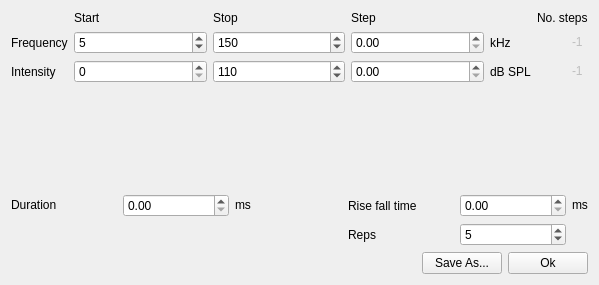
<?xml version="1.0" encoding="UTF-8"?>
<ui version="4.0">
 <class>TuningCurveEditor</class>
 <widget class="QWidget" name="TuningCurveEditor">
  <property name="geometry">
   <rect>
    <x>0</x>
    <y>0</y>
    <width>599</width>
    <height>285</height>
   </rect>
  </property>
  <property name="windowTitle">
   <string>Form</string>
  </property>
  <layout class="QVBoxLayout" name="verticalLayout">
   <item>
    <layout class="QGridLayout" name="gridLayout_2">
     <item row="2" column="2">
      <widget class="QSpinBox" name="dbStopSpnbx">
       <property name="maximum">
        <number>120</number>
       </property>
       <property name="value">
        <number>110</number>
       </property>
      </widget>
     </item>
     <item row="1" column="2">
      <widget class="QSpinBox" name="freqStopSpnbx">
       <property name="maximum">
        <number>200</number>
       </property>
       <property name="value">
        <number>150</number>
       </property>
      </widget>
     </item>
     <item row="2" column="4">
      <widget class="QLabel" name="label_21">
       <property name="sizePolicy">
        <sizepolicy hsizetype="Fixed" vsizetype="Preferred">
         <horstretch>0</horstretch>
         <verstretch>0</verstretch>
        </sizepolicy>
       </property>
       <property name="text">
        <string>dB SPL</string>
       </property>
      </widget>
     </item>
     <item row="1" column="4">
      <widget class="QLabel" name="funit_lbl_0">
       <property name="sizePolicy">
        <sizepolicy hsizetype="Fixed" vsizetype="Preferred">
         <horstretch>0</horstretch>
         <verstretch>0</verstretch>
        </sizepolicy>
       </property>
       <property name="text">
        <string>kHz</string>
       </property>
      </widget>
     </item>
     <item row="1" column="1">
      <widget class="QSpinBox" name="freqStartSpnbx">
       <property name="maximum">
        <number>200</number>
       </property>
       <property name="singleStep">
        <number>5</number>
       </property>
       <property name="value">
        <number>5</number>
       </property>
      </widget>
     </item>
     <item row="2" column="1">
      <widget class="QSpinBox" name="dbStartSpnbx">
       <property name="maximum">
        <number>150</number>
       </property>
       <property name="singleStep">
        <number>5</number>
       </property>
       <property name="value">
        <number>0</number>
       </property>
      </widget>
     </item>
     <item row="1" column="0">
      <widget class="QLabel" name="label_25">
       <property name="sizePolicy">
        <sizepolicy hsizetype="Fixed" vsizetype="Preferred">
         <horstretch>0</horstretch>
         <verstretch>0</verstretch>
        </sizepolicy>
       </property>
       <property name="text">
        <string>Frequency</string>
       </property>
      </widget>
     </item>
     <item row="0" column="1">
      <widget class="QLabel" name="label_26">
       <property name="text">
        <string>Start</string>
       </property>
      </widget>
     </item>
     <item row="2" column="0">
      <widget class="QLabel" name="label_18">
       <property name="text">
        <string>Intensity</string>
       </property>
      </widget>
     </item>
     <item row="0" column="2">
      <widget class="QLabel" name="label_27">
       <property name="text">
        <string>Stop</string>
       </property>
      </widget>
     </item>
     <item row="0" column="3">
      <widget class="QLabel" name="label_28">
       <property name="text">
        <string>Step</string>
       </property>
      </widget>
     </item>
     <item row="3" column="0">
      <spacer name="verticalSpacer">
       <property name="orientation">
        <enum>Qt::Vertical</enum>
       </property>
       <property name="sizeHint" stdset="0">
        <size>
         <width>20</width>
         <height>40</height>
        </size>
       </property>
      </spacer>
     </item>
     <item row="0" column="5">
      <widget class="QLabel" name="label_3">
       <property name="sizePolicy">
        <sizepolicy hsizetype="Fixed" vsizetype="Preferred">
         <horstretch>0</horstretch>
         <verstretch>0</verstretch>
        </sizepolicy>
       </property>
       <property name="text">
        <string>No. steps</string>
       </property>
      </widget>
     </item>
     <item row="2" column="3">
      <widget class="SmartSpinBox" name="dbStepSpnbx"/>
     </item>
     <item row="1" column="3">
      <widget class="SmartSpinBox" name="freqStepSpnbx"/>
     </item>
     <item row="1" column="5">
      <widget class="QLineEdit" name="freqNstepsLbl">
       <property name="enabled">
        <bool>false</bool>
       </property>
       <property name="sizePolicy">
        <sizepolicy hsizetype="Preferred" vsizetype="Fixed">
         <horstretch>0</horstretch>
         <verstretch>0</verstretch>
        </sizepolicy>
       </property>
       <property name="maximumSize">
        <size>
         <width>50</width>
         <height>16777215</height>
        </size>
       </property>
       <property name="inputMask">
        <string/>
       </property>
       <property name="text">
        <string>-1</string>
       </property>
       <property name="frame">
        <bool>false</bool>
       </property>
       <property name="alignment">
        <set>Qt::AlignRight|Qt::AlignTrailing|Qt::AlignVCenter</set>
       </property>
      </widget>
     </item>
     <item row="2" column="5">
      <widget class="QLineEdit" name="dbNstepsLbl">
       <property name="enabled">
        <bool>false</bool>
       </property>
       <property name="sizePolicy">
        <sizepolicy hsizetype="Preferred" vsizetype="Fixed">
         <horstretch>0</horstretch>
         <verstretch>0</verstretch>
        </sizepolicy>
       </property>
       <property name="maximumSize">
        <size>
         <width>50</width>
         <height>16777215</height>
        </size>
       </property>
       <property name="text">
        <string>-1</string>
       </property>
       <property name="frame">
        <bool>false</bool>
       </property>
       <property name="alignment">
        <set>Qt::AlignRight|Qt::AlignTrailing|Qt::AlignVCenter</set>
       </property>
      </widget>
     </item>
    </layout>
   </item>
   <item>
    <layout class="QGridLayout" name="gridLayout_3">
     <item row="0" column="3">
      <widget class="QLabel" name="label_14">
       <property name="text">
        <string>Rise fall time</string>
       </property>
      </widget>
     </item>
     <item row="0" column="0">
      <widget class="QLabel" name="label_22">
       <property name="sizePolicy">
        <sizepolicy hsizetype="Preferred" vsizetype="Fixed">
         <horstretch>0</horstretch>
         <verstretch>0</verstretch>
        </sizepolicy>
       </property>
       <property name="text">
        <string>Duration</string>
       </property>
      </widget>
     </item>
     <item row="0" column="2">
      <widget class="QLabel" name="tunit_lbl_4">
       <property name="sizePolicy">
        <sizepolicy hsizetype="Preferred" vsizetype="Fixed">
         <horstretch>0</horstretch>
         <verstretch>0</verstretch>
        </sizepolicy>
       </property>
       <property name="text">
        <string>ms</string>
       </property>
      </widget>
     </item>
     <item row="0" column="5">
      <widget class="QLabel" name="tunit_lbl_3">
       <property name="sizePolicy">
        <sizepolicy hsizetype="Fixed" vsizetype="Fixed">
         <horstretch>0</horstretch>
         <verstretch>0</verstretch>
        </sizepolicy>
       </property>
       <property name="text">
        <string>ms</string>
       </property>
      </widget>
     </item>
     <item row="1" column="4">
      <widget class="QSpinBox" name="nrepsSpnbx">
       <property name="toolTip">
        <string>Number of times to repeat each tone</string>
       </property>
       <property name="minimum">
        <number>1</number>
       </property>
       <property name="maximum">
        <number>100</number>
       </property>
       <property name="value">
        <number>5</number>
       </property>
      </widget>
     </item>
     <item row="1" column="3">
      <widget class="QLabel" name="label_31">
       <property name="text">
        <string>Reps</string>
       </property>
      </widget>
     </item>
     <item row="0" column="1">
      <widget class="SmartSpinBox" name="durSpnbx">
       <property name="toolTip">
        <string>Tone duration</string>
       </property>
       <property name="maximum">
        <double>1000.000000000000000</double>
       </property>
      </widget>
     </item>
     <item row="0" column="4">
      <widget class="SmartSpinBox" name="risefallSpnbx">
       <property name="toolTip">
        <string>rise+fall time for stimulus</string>
       </property>
      </widget>
     </item>
    </layout>
   </item>
   <item>
    <layout class="QHBoxLayout" name="horizontalLayout">
     <item>
      <spacer name="horizontalSpacer">
       <property name="orientation">
        <enum>Qt::Horizontal</enum>
       </property>
       <property name="sizeHint" stdset="0">
        <size>
         <width>40</width>
         <height>20</height>
        </size>
       </property>
      </spacer>
     </item>
     <item>
      <widget class="QPushButton" name="saveBtn">
       <property name="toolTip">
        <string comment="Save stimulus template to file"/>
       </property>
       <property name="text">
        <string>Save As...</string>
       </property>
      </widget>
     </item>
     <item>
      <widget class="QPushButton" name="okBtn">
       <property name="text">
        <string>Ok</string>
       </property>
      </widget>
     </item>
    </layout>
   </item>
  </layout>
 </widget>
 <customwidgets>
  <customwidget>
   <class>SmartSpinBox</class>
   <extends>QDoubleSpinBox</extends>
   <header>spikeylab.gui.stim.smart_spinbox</header>
  </customwidget>
 </customwidgets>
 <tabstops>
  <tabstop>freqStartSpnbx</tabstop>
  <tabstop>freqStopSpnbx</tabstop>
  <tabstop>freqStepSpnbx</tabstop>
  <tabstop>dbStartSpnbx</tabstop>
  <tabstop>dbStopSpnbx</tabstop>
  <tabstop>dbStepSpnbx</tabstop>
  <tabstop>durSpnbx</tabstop>
  <tabstop>risefallSpnbx</tabstop>
  <tabstop>nrepsSpnbx</tabstop>
  <tabstop>saveBtn</tabstop>
  <tabstop>okBtn</tabstop>
  <tabstop>freqNstepsLbl</tabstop>
  <tabstop>dbNstepsLbl</tabstop>
 </tabstops>
 <resources/>
 <connections>
  <connection>
   <sender>okBtn</sender>
   <signal>clicked()</signal>
   <receiver>TuningCurveEditor</receiver>
   <slot>close()</slot>
   <hints>
    <hint type="sourcelabel">
     <x>527</x>
     <y>258</y>
    </hint>
    <hint type="destinationlabel">
     <x>594</x>
     <y>228</y>
    </hint>
   </hints>
  </connection>
  <connection>
   <sender>nrepsSpnbx</sender>
   <signal>editingFinished()</signal>
   <receiver>TuningCurveEditor</receiver>
   <slot>setStimReps()</slot>
   <hints>
    <hint type="sourcelabel">
     <x>569</x>
     <y>243</y>
    </hint>
    <hint type="destinationlabel">
     <x>247</x>
     <y>245</y>
    </hint>
   </hints>
  </connection>
  <connection>
   <sender>freqStartSpnbx</sender>
   <signal>editingFinished()</signal>
   <receiver>TuningCurveEditor</receiver>
   <slot>submit()</slot>
   <hints>
    <hint type="sourcelabel">
     <x>102</x>
     <y>40</y>
    </hint>
    <hint type="destinationlabel">
     <x>118</x>
     <y>2</y>
    </hint>
   </hints>
  </connection>
  <connection>
   <sender>dbStartSpnbx</sender>
   <signal>editingFinished()</signal>
   <receiver>TuningCurveEditor</receiver>
   <slot>submit()</slot>
   <hints>
    <hint type="sourcelabel">
     <x>78</x>
     <y>64</y>
    </hint>
    <hint type="destinationlabel">
     <x>0</x>
     <y>57</y>
    </hint>
   </hints>
  </connection>
  <connection>
   <sender>freqStopSpnbx</sender>
   <signal>editingFinished()</signal>
   <receiver>TuningCurveEditor</receiver>
   <slot>submit()</slot>
   <hints>
    <hint type="sourcelabel">
     <x>349</x>
     <y>48</y>
    </hint>
    <hint type="destinationlabel">
     <x>187</x>
     <y>-15</y>
    </hint>
   </hints>
  </connection>
  <connection>
   <sender>dbStopSpnbx</sender>
   <signal>editingFinished()</signal>
   <receiver>TuningCurveEditor</receiver>
   <slot>submit()</slot>
   <hints>
    <hint type="sourcelabel">
     <x>349</x>
     <y>74</y>
    </hint>
    <hint type="destinationlabel">
     <x>299</x>
     <y>142</y>
    </hint>
   </hints>
  </connection>
  <connection>
   <sender>durSpnbx</sender>
   <signal>editingFinished()</signal>
   <receiver>TuningCurveEditor</receiver>
   <slot>setStimDuration()</slot>
   <hints>
    <hint type="sourcelabel">
     <x>176</x>
     <y>204</y>
    </hint>
    <hint type="destinationlabel">
     <x>299</x>
     <y>142</y>
    </hint>
   </hints>
  </connection>
  <connection>
   <sender>risefallSpnbx</sender>
   <signal>editingFinished()</signal>
   <receiver>TuningCurveEditor</receiver>
   <slot>setStimRisefall()</slot>
   <hints>
    <hint type="sourcelabel">
     <x>516</x>
     <y>204</y>
    </hint>
    <hint type="destinationlabel">
     <x>299</x>
     <y>142</y>
    </hint>
   </hints>
  </connection>
  <connection>
   <sender>saveBtn</sender>
   <signal>clicked()</signal>
   <receiver>TuningCurveEditor</receiver>
   <slot>saveStimulus()</slot>
   <hints>
    <hint type="sourcelabel">
     <x>461</x>
     <y>267</y>
    </hint>
    <hint type="destinationlabel">
     <x>479</x>
     <y>279</y>
    </hint>
   </hints>
  </connection>
  <connection>
   <sender>freqStepSpnbx</sender>
   <signal>editingFinished()</signal>
   <receiver>TuningCurveEditor</receiver>
   <slot>submit()</slot>
   <hints>
    <hint type="sourcelabel">
     <x>440</x>
     <y>41</y>
    </hint>
    <hint type="destinationlabel">
     <x>495</x>
     <y>-1</y>
    </hint>
   </hints>
  </connection>
  <connection>
   <sender>dbStepSpnbx</sender>
   <signal>editingFinished()</signal>
   <receiver>TuningCurveEditor</receiver>
   <slot>submit()</slot>
   <hints>
    <hint type="sourcelabel">
     <x>392</x>
     <y>71</y>
    </hint>
    <hint type="destinationlabel">
     <x>386</x>
     <y>-1</y>
    </hint>
   </hints>
  </connection>
 </connections>
 <slots>
  <slot>setStimDuration()</slot>
  <slot>setStimReps()</slot>
  <slot>setStimRisefall()</slot>
  <slot>submit()</slot>
  <slot>setStimSamplerate()</slot>
  <slot>saveStimulus()</slot>
 </slots>
</ui>
